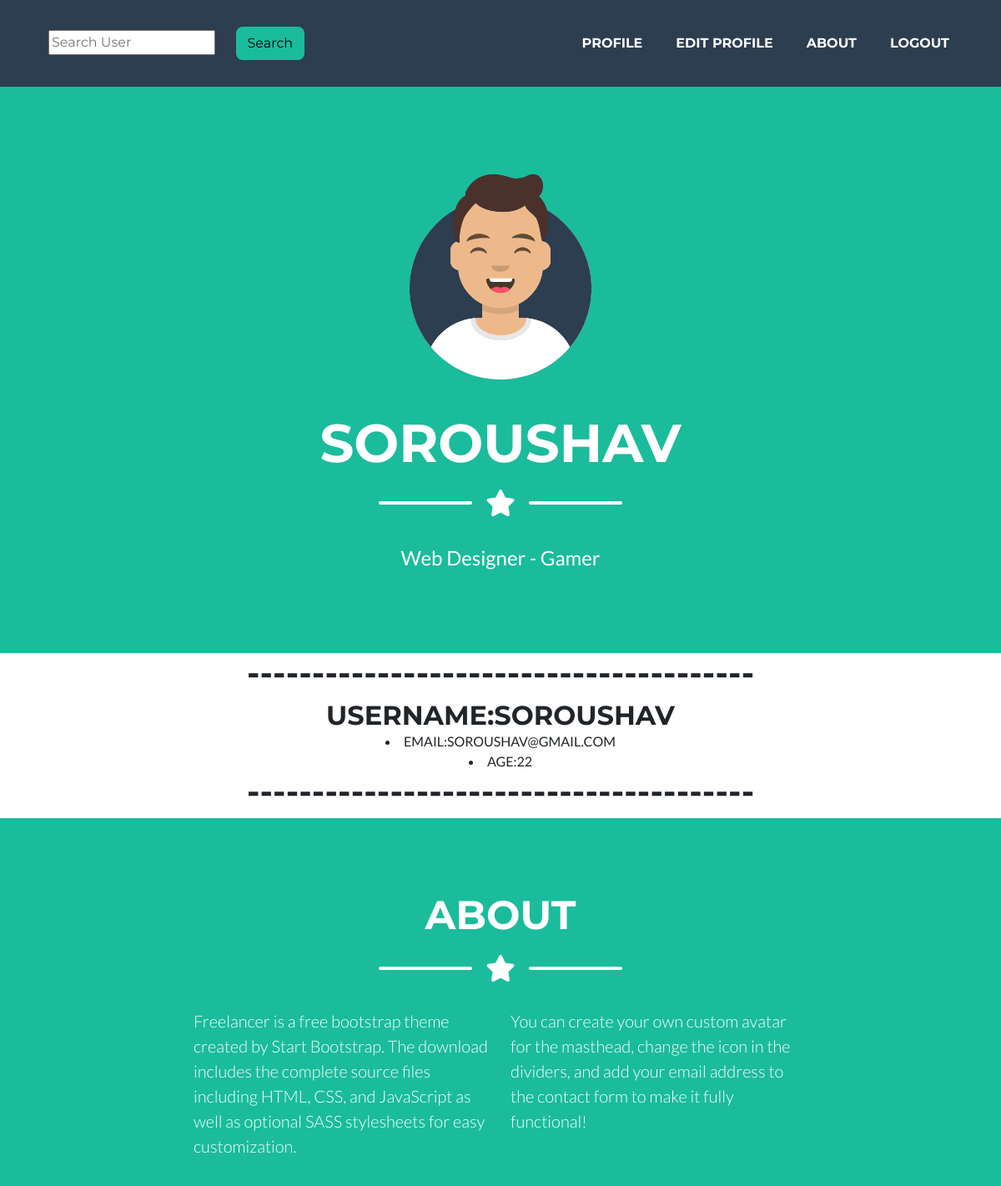
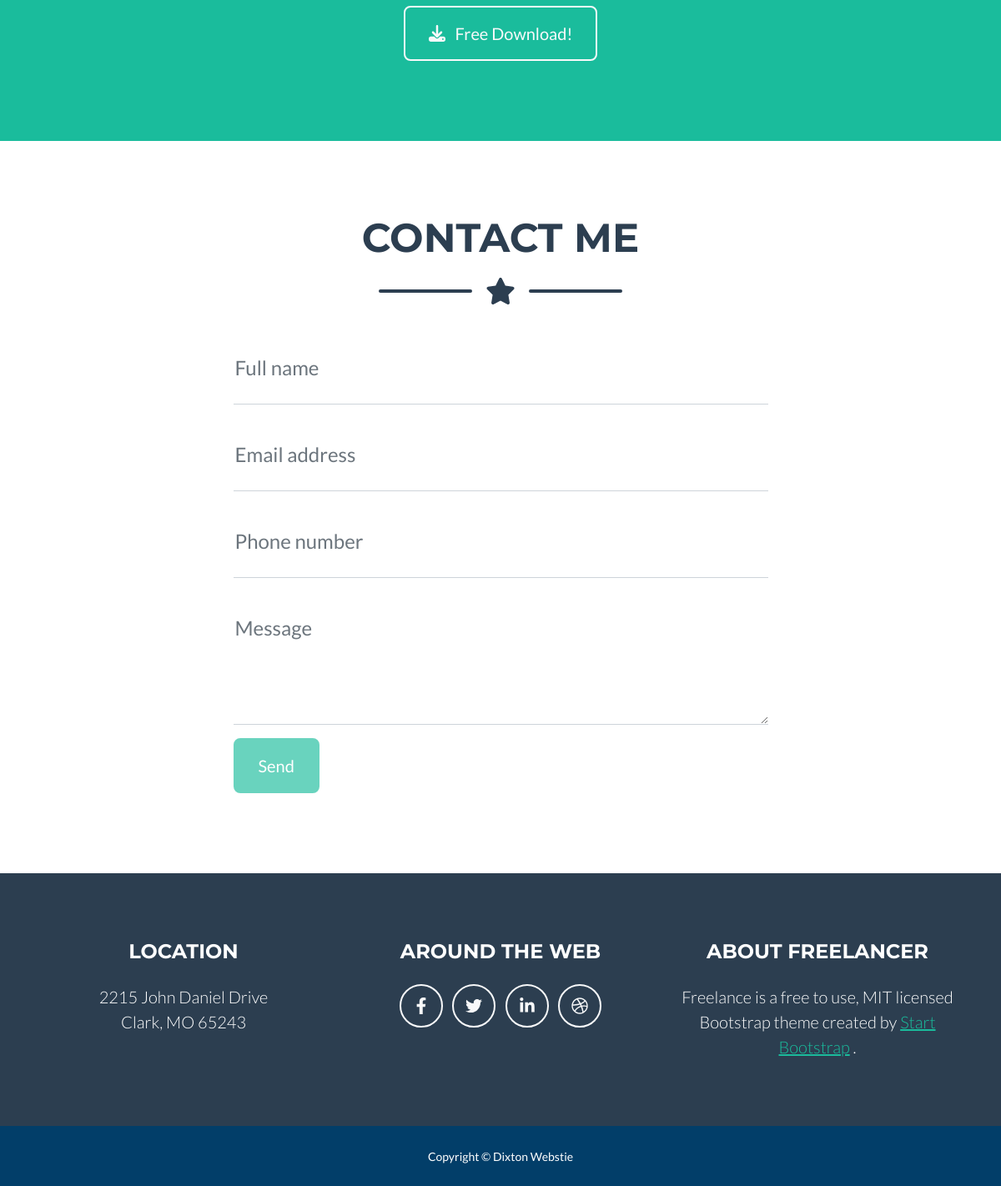
Page /profile/1/ on the committed database (2 pictures, top to bottom).
### profile/models.py (models this page shows, shortened)
class CustomUser(AbstractUser):
    email = models.CharField(max_length=50)
    age = models.PositiveIntegerField(null=True, blank=True)

### profile/views.py (the view)
# urls.py: path('profile/<int:pk>/', ProfilePageView.as_view(), name='profile'),
class ProfilePageView(DetailView):
    model = get_user_model()
    template_name = 'profile.html'
    context_object_name = 'user'

### templates/profile.html (shortened to what this page needs)
<!DOCTYPE html>
{% extends 'home.html' %}
{% load static %}
    {% block content %}
        <div class="container d-flex align-items-center flex-column">
        <h1>---------------------------------------</h1>
        <h2 class="masthead-heading text-uppercase mb-0" text-align="center">username:{{ user.username }}</h2>
        <li class="masthead-heading text-uppercase mb-0">email:{{ user.email }}</li>
        <li class="masthead-heading text-uppercase mb-0">age:{{ user.age }}</li>
        <h1>---------------------------------------</h1>
        </div>
    {% endblock content %}

### templates/home.html (shortened to what this page needs)
{% load static %}
<!DOCTYPE html>
<html lang="en">
    <head>
        <link href="{% static 'css/styles.css' %}" rel="stylesheet" />
    </head>
    <body id="page-top">
        <nav class="navbar navbar-expand-lg bg-secondary text-uppercase fixed-top" id="mainNav">
            <div class="container">
                {% if user.is_authenticated %}
                    <form action="{% url "search" %}" method="get">
                        <input class="nav-item mx-2 mx-lg-3 mx-xl-3" placeholder="Search User" name="q">
                        <button class="nav-item mx-0 mx-lg-1 btn btn-info" type="submit">Search</button>
                    </form>
                {% endif %}
                <div class="collapse navbar-collapse" id="navbarResponsive">
                    <ul class="navbar-nav ms-auto">
                        {% if user.is_authenticated %}
                            <li class="nav-item mx-0 mx-lg-1"><a class="nav-link py-3 px-0 px-lg-3 rounded" href="{% url 'profile' user.id %}">Profile</a></li>
                                <li class="nav-item mx-0 mx-lg-1"><a class="nav-link py-3 px-0 px-lg-3 rounded" href="{% url 'update' user.id %}">Edit Profile</a></li>
                            <li class="nav-item mx-0 mx-lg-1"><a class="nav-link py-3 px-0 px-lg-3 rounded" href="#about">About</a></li>
                            <li class="nav-item mx-0 mx-lg-1"><a class="nav-link py-3 px-0 px-lg-3 rounded" href="{% url 'account_logout' %}">Logout</a></li>
                        {% endif %}
                    </ul>
                </div>
            </div>
        </nav>
        <header class="masthead bg-primary text-white text-center">
            <div class="container d-flex align-items-center flex-column">
                <img class="masthead-avatar mb-5" src="{% static 'assets/img/avataaars.svg' %}" alt="..." />
                {% if user.is_authenticated %}
                    <h1 class="masthead-heading text-uppercase mb-0">{{ user.username }}</h1>
                {% else %}
                    <h1 class="masthead-heading text-uppercase mb-0">Dixton</h1>
                {% endif %}
                <div class="divider-custom divider-light">
                    <div class="divider-custom-line"></div>
                    <div class="divider-custom-icon"><i class="fas fa-star"></i></div>
                    <div class="divider-custom-line"></div>
                </div>
                <p class="masthead-subheading font-weight-light mb-0">Web Designer - Gamer</p>
            </div>
        </header>
        {% block content %}{% endblock content %}
        <section class="page-section bg-primary text-white mb-0" id="about">
            <div class="container">
                <h2 class="page-section-heading text-center text-uppercase text-white">About</h2>
                <div class="divider-custom divider-light">
                    <div class="divider-custom-line"></div>
                    <div class="divider-custom-icon"><i class="fas fa-star"></i></div>
                    <div class="divider-custom-line"></div>
                </div>
                <div class="row">
                    <div class="col-lg-4 ms-auto"><p class="lead">Freelancer is a free bootstrap theme created by Start Bootstrap. The download includes the complete source files including HTML, CSS, and JavaScript as well as optional SASS stylesheets for easy customization.</p></div>
                    <div class="col-lg-4 me-auto"><p class="lead">You can create your own custom avatar for the masthead, change the icon in the dividers, and add your email address to the contact form to make it fully functional!</p></div>
                </div>
                <div class="text-center mt-4">
                    <a class="btn btn-xl btn-outline-light" href="https://startbootstrap.com/theme/freelancer/">
                        <i class="fas fa-download me-2"></i>
                        Free Download!
                    </a>
                </div>
            </div>
        </section>
        <section class="page-section" id="contact">
            <div class="container">
                <h2 class="page-section-heading text-center text-uppercase text-secondary mb-0">Contact Me</h2>
                <div class="divider-custom">
                    <div class="divider-custom-line"></div>
                    <div class="divider-custom-icon"><i class="fas fa-star"></i></div>
                    <div class="divider-custom-line"></div>
                </div>
                <div class="row justify-content-center">
                    <div class="col-lg-8 col-xl-7">
                        <form id="contactForm" data-sb-form-api-token="API_TOKEN">
                            <div class="form-floating mb-3">
                                <input class="form-control" id="name" type="text" placeholder="Enter your name..." data-sb-validations="required" />
                                <label for="name">Full name</label>
                            </div>
                            <div class="form-floating mb-3">
                                <input class="form-control" id="email" type="email" placeholder="name@example.com" data-sb-validations="required,email" />
                                <label for="email">Email address</label>
                            </div>
                            <div class="form-floating mb-3">
                                <input class="form-control" id="phone" type="tel" placeholder="(123) 456-7890" data-sb-validations="required" />
                                <label for="phone">Phone number</label>
                            </div>
                            <div class="form-floating mb-3">
                                <textarea class="form-control" id="message" type="text" placeholder="Enter your message here..." style="height: 10rem" data-sb-validations="required"></textarea>
                                <label for="message">Message</label>
                            </div>
                            <button class="btn btn-primary btn-xl disabled" id="submitButton" type="submit">Send</button>
                        </form>
                    </div>
                </div>
            </div>
        </section>
        <footer class="footer text-center">
            <div class="container">
                <div class="row">
                    <div class="col-lg-4 mb-5 mb-lg-0">
                        <h4 class="text-uppercase mb-4">Location</h4>
                        <p class="lead mb-0">
                            2215 John Daniel Drive
                            <br />
                            Clark, MO 65243
                        </p>
                    </div>
                    <div class="col-lg-4 mb-5 mb-lg-0">
                        <h4 class="text-uppercase mb-4">Around the Web</h4>
                        <a class="btn btn-outline-light btn-social mx-1" href="#!"><i class="fab fa-fw fa-facebook-f"></i></a>
                        <a class="btn btn-outline-light btn-social mx-1" href="#!"><i class="fab fa-fw fa-twitter"></i></a>
                        <a class="btn btn-outline-light btn-social mx-1" href="#!"><i class="fab fa-fw fa-linkedin-in"></i></a>
                        <a class="btn btn-outline-light btn-social mx-1" href="#!"><i class="fab fa-fw fa-dribbble"></i></a>
                    </div>
                    <div class="col-lg-4">
                        <h4 class="text-uppercase mb-4">About Freelancer</h4>
                        <p class="lead mb-0">
                            Freelance is a free to use, MIT licensed Bootstrap theme created by
                            <a href="http://startbootstrap.com">Start Bootstrap</a>
                            .
                        </p>
                    </div>
                </div>
            </div>
        </footer>
        <div class="copyright py-4 text-center text-white">
            <div class="container"><small>Copyright &copy; Dixton Webstie</small></div>
        </div>
    </body>
</html>

### rows in the picture
CustomUser: username "SOROUSHAV", email "SOROUSHAV@GMAIL.COM", age "22"
